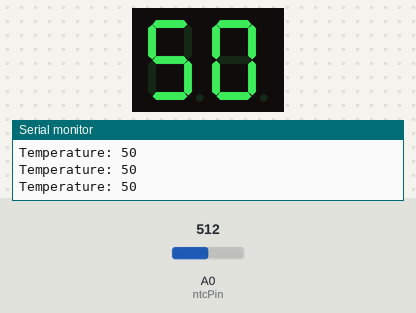
A sketch run on a simulated Arduino Uno, built with avr-gcc and run on an emulated ATmega328P. Parts: 2-digit seven-segment display, the last lines printed to the serial monitor. Wiring (inferred from the names in the program): 2-digit 7-segment display, segments lit when HIGH: segments pin 2, pin 3, pin 4, pin 5, pin 6, pin 7, pin 8; digit selects pin 10, pin 11. Inputs (shaded band) come from the test bench; at power-on: A0 (ntcPin) = 512. The segment pins are drawn as the display they are named for.

Above: at 1.2 s.
1.3 s: A0 (ntcPin) set to 12
At 2.1 s:
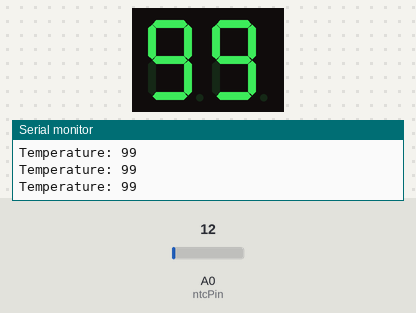
2.9 s: A0 (ntcPin) set to 9
At 4.2 s:
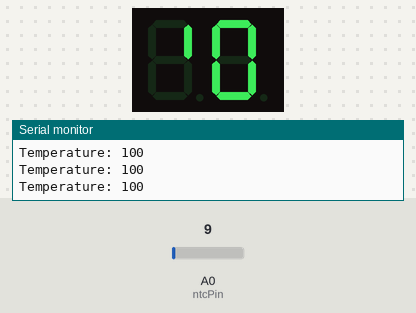
4.6 s: A0 (ntcPin) set to 122
At 5.9 s:
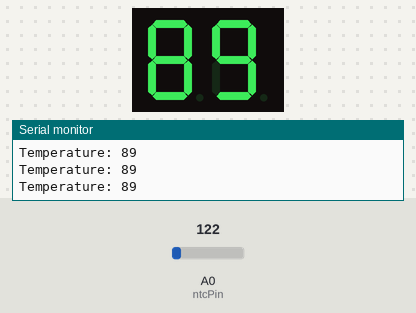
6.2 s: A0 (ntcPin) set to 0
At 6.7 s:
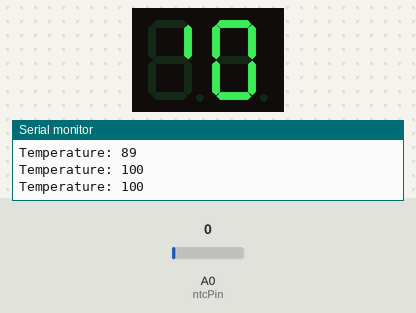
7.8 s: A0 (ntcPin) set to 17
At 8.4 s:
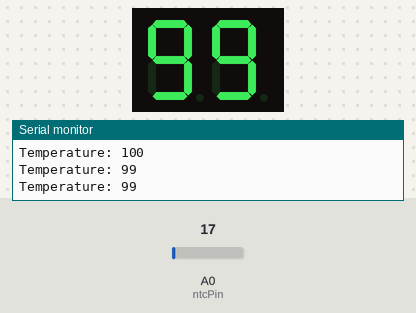
Timing chart, 0 to 10.4 s (numbered marks = the images above; inputs shaded):
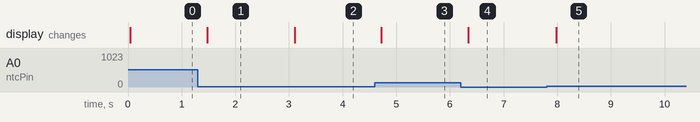

The sketch:

dc_fan_controller.ino
```cpp
// --- PIN CONFIGURATION ---
const int ntcPin = A0;          // NTC sensor junction
const int tensDigit = 10;       // Common Cathode for Tens display
const int onesDigit = 11;       // Common Cathode for Ones display

// Segment Pins: A, B, C, D, E, F, G
const int segments[7] = {2, 3, 4, 5, 6, 7, 8};

// --- SEGMENT MAP (Common Cathode) ---
// High = LED ON, Low = LED OFF
byte const numMap[10] = {
  0b00111111, // 0
  0b00000110, // 1
  0b01011011, // 2
  0b01001111, // 3
  0b01100110, // 4
  0b01101101, // 5
  0b01111101, // 6
  0b00000111, // 7
  0b01111111, // 8
  0b01101111  // 9
};

void setup() {
  pinMode(tensDigit, OUTPUT);
  pinMode(onesDigit, OUTPUT);
  for (int i = 0; i < 7; i++) {
    pinMode(segments[i], OUTPUT);
  }
  Serial.begin(9600);
}

void loop() {
  // 1. Read Temperature
  int analogValue = analogRead(ntcPin);

  // Convert analog to Celsius (Approximate for 10k NTC)
  // This is a simplified linear mapping for testing
  int tempC = map(analogValue, 0, 1023, 100, 0);

  // 2. Display Logic (Multiplexing)
  unsigned long startMillis = millis();
  while (millis() - startMillis < 200) { // Display the number for 200ms
    showDigit(tensDigit, tempC / 10);    // Show Tens
    delay(5);
    showDigit(onesDigit, tempC % 10);    // Show Ones
    delay(5);
  }

  Serial.print("Temperature: ");
  Serial.println(tempC);
}

void showDigit(int digitPin, int number) {
  // Turn off both digits first to prevent "ghosting"
  digitalWrite(tensDigit, HIGH);
  digitalWrite(onesDigit, HIGH);

  // Set the segments for the specific number
  for (int i = 0; i < 7; i++) {
    digitalWrite(segments[i], bitRead(numMap[number], i));
  }

  // Turn on the selected digit (Low = Active for Common Cathode)
  digitalWrite(digitPin, LOW);
}
```

Measured:
- the behaviour switches between 11 and 10 on A0 (ntcPin) (found by bisection; images 1 and 2)
- after the input at 1.3 s, the display: changes after 0.18 s (image 1)
- after the input at 2.9 s, the display: changes after 0.20 s (image 2)
- after the input at 4.6 s, the display: changes after 0.12 s (image 3)
- after the input at 6.2 s, the display: changes after 0.14 s (image 4)
- after the input at 7.8 s, the display: changes after 0.18 s (image 5)
